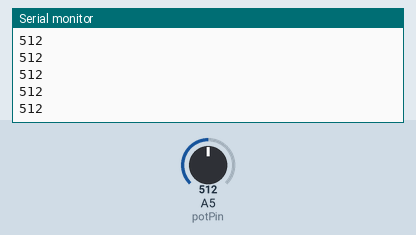
The sketch below on a simulated Arduino Uno, built with avr-gcc and run on an emulated ATmega328P. Parts: the last lines printed to the serial monitor. The inputs (shaded band) are chosen by the test bench; at power-on: A5 (potPin) = 512.

Above: at 1.2 s.
1.3 s: A5 (potPin) set to 716
At 1.31 s:
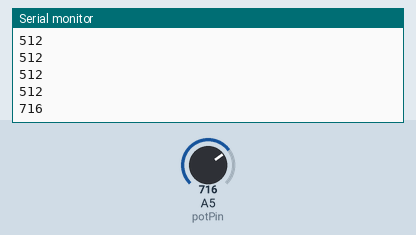
2.8 s: A5 (potPin) set to 900
At 2.81 s:
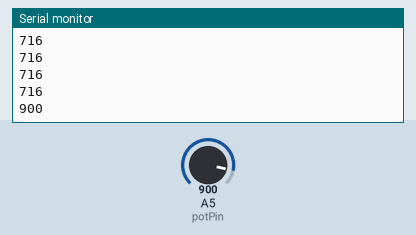
Timing chart, 0 to 5.8 s (numbered marks = the images above; inputs shaded):
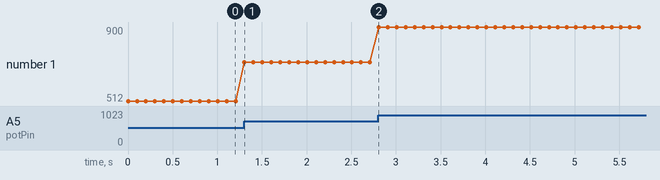

The sketch:

1.ino
```cpp
#define potPin A5 //Define o pino do potenciômetro
int pot = 0; //Define a variável dos valores do potenciômetro

void setup()
{
  pinMode(potPin, INPUT); //Define o pino como entrada
  Serial.begin(9600); //Define a velocidade em bps
}

void loop()
{
  pot = analogRead(potPin); //Lê o pino analógico
  Serial.println(pot); //Escreve no monitor serial
  delay(100); //Delay de 100ms (10Hz)
}
```

Measured:
- after the input at 1.3 s, the serial monitor: prints a new line at once (image 1)
- after the input at 2.8 s, the serial monitor: prints a new line at once (image 2)
- plotted number 1: 512 → 716 after the input at 1.3 s, 716 → 900 after the input at 2.8 s
